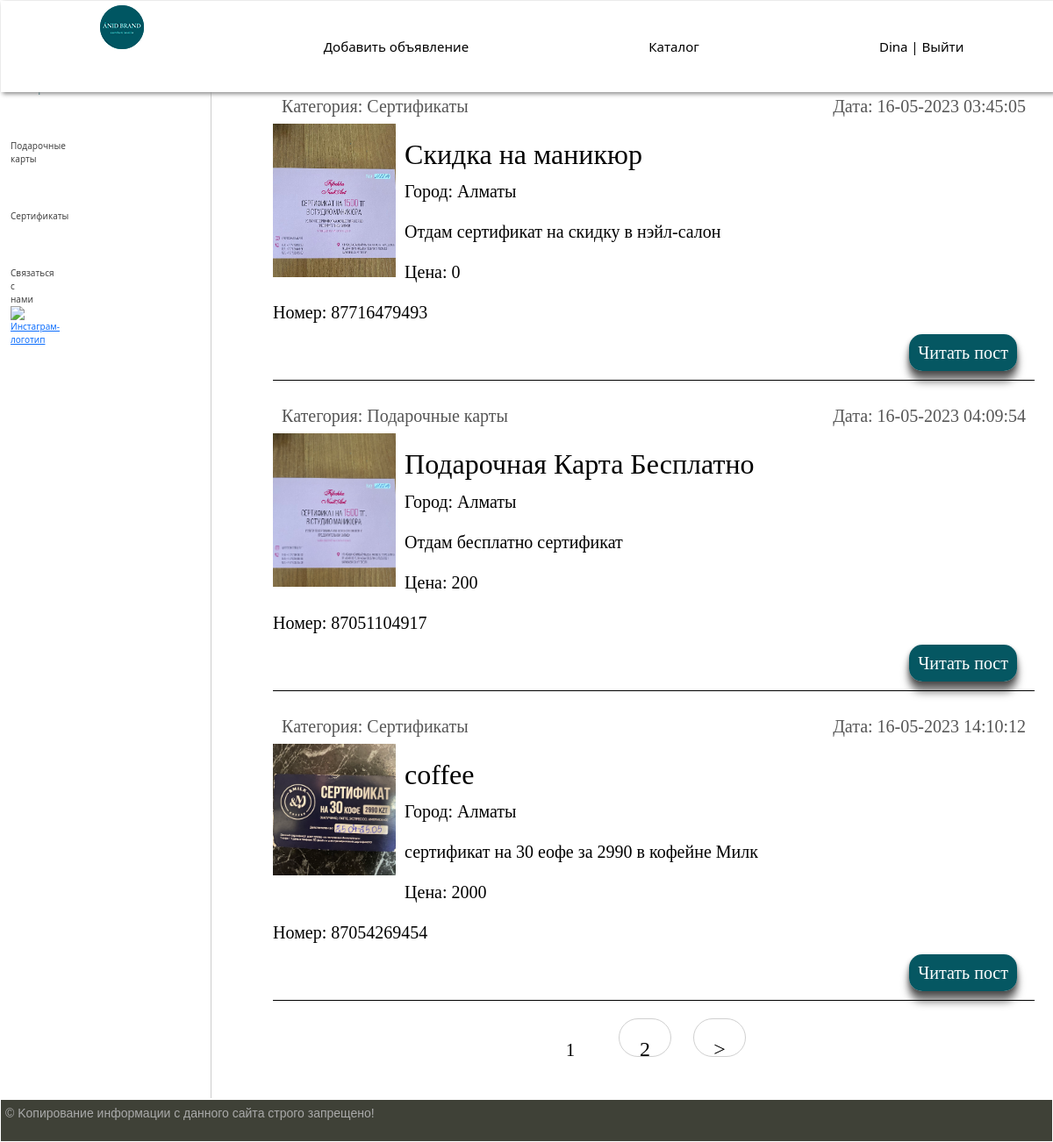
The app's page / (signed in) with its own data.
### women/models.py (models this page shows, shortened)
class Category(models.Model):
    name = models.CharField(max_length=100, db_index=True, verbose_name='Категория')
    slug = models.SlugField(max_length=255, unique=True, db_index=True, verbose_name="URL")
    def __str__(self):
        return self.name
    def get_absolute_url(self):
        return reverse('category', kwargs={'cat_slug': self.slug})
    class Meta:
        verbose_name = 'Категория'
        verbose_name_plural = 'Категории'
        ordering = ['id']

class Women(models.Model):
    title = models.CharField(max_length=255, verbose_name='Название')
    slug = models.SlugField(max_length=255, unique=True, db_index=True, verbose_name="URL")
    content = models.TextField(blank=True, verbose_name='Содержание')
    city = models.TextField(blank=True, verbose_name='Ваш город')
    phone = models.IntegerField(blank=True, verbose_name='Телефон')
    price = models.IntegerField(blank=True, verbose_name='Ваша цена')
    photo = models.ImageField(upload_to="photos/%Y/%m/%d/", verbose_name='Фото')
    time_create = models.DateTimeField(auto_now_add=True, verbose_name='Время создания')
    time_update = models.DateTimeField(auto_now=True, verbose_name='Время изменения')
    is_published = models.BooleanField(default=True, verbose_name='Публикация')
    cat = models.ForeignKey('Category', on_delete=models.PROTECT, verbose_name='Категории')
    def get_absolute_url(self):
        return reverse('post', kwargs={'post_slug': self.slug})
    class Meta:
        verbose_name = 'Все категории'
        verbose_name_plural = 'Все категории'
        ordering = ['time_create', 'title']

### women/views.py (the view)
# urls.py: path('', WomenHome.as_view(), name='home'),
class WomenHome(DataMixin, ListView):
    model = Women
    template_name = 'women/index.html'
    context_object_name = 'posts'
    def get_context_data(self, *, object_list=None, **kwargs):
        context = super().get_context_data(**kwargs)
        c_def = self.get_user_context(title="Главная страница")
        return dict(list(context.items()) + list(c_def.items()))
    def get_queryset(self):
        return Women.objects.filter(is_published=True)

### women/utils.py (called while the page is built)
    def get_user_context(self, **kwargs):
        context = kwargs
        cats = Category.objects.annotate(Count('women'))
        context['menu'] = menu
        context['cats'] = cats
        if 'cat_selected' not in context:
            context['cat_selected'] = 0
        return context

### women/templates/women/index.html (shortened to what this page needs)
{% extends 'women/base.html' %}
{% block content %}
<ul class="list-articles">
	{% for p in posts %}
			<li><div class="article-panel">
    <p class="first">Категория: {{ p.cat }}</p>
    <p class="last">Дата: {{ p.time_update|date:"d-m-Y H:i:s" }}</p>
</div>
                {% if p.photo %}
    <p><img class="img-article-left thumb" src="{{ p.photo.url }}"></p>
{% endif %}
                <h2>{{p.title}}</h2>
	{% autoescape on %}
    <p>Город: {{ p.city }}</p>
	{{p.content|linebreaks|truncatewords:50}}
    <p>Цена: {{ p.price }}</p>
    <p>Номер: {{ p.phone }}</p>
	{% endautoescape %}
			<p class="link-read-post"><a href="{{ p.get_absolute_url }}">Читать пост</a></p>
			</li>
	{% endfor %}
</ul>
{% endblock %}

### women/templates/women/base.html (shortened to what this page needs)
{% load static %}
{% load women_tags %}
<!DOCTYPE html>
<html>
<head>
	<link type="text/css" href="{% static 'women/css/styles.css' %}" rel="stylesheet" />
    <link rel="stylesheet" href="https://cdn.jsdelivr.net/npm/bootstrap@5.2.3/dist/css/bootstrap.min.css">
</head>
<body>
<table class="table-page" border-width=0 padding="0" border-pacing="0">
<tr><td vertical-align=top>
{% block mainmenu %}
		<div class="header">
			<ul id="mainmenu" class="mainmenu">
			<li class="logo"><a href="{% url 'home' %}"><div class="logo"></div></a></li>
            {% for m in menu %}
            {% if m.url_name != 'about' %}
            <li><a href="{% url m.url_name %}">{{m.title}}</a></li>
            {% endif %}
            {% endfor %}
                {% if request.user.is_authenticated %}
                <li class="last"> {{ user.username }} | <a href="{% url 'logout' %}">Выйти</a></li>
                {% else %}
                <li class="last"><a href="{% url 'register' %}">Регистрация</a> | <a href="{% url 'login' %}">Войти</a></li>
                {% endif %}
			</ul>
		</div>
{% endblock mainmenu %}
<table class="table-content" border-width=0 padding="0" border-pacing="0">
<tr>
<td vertical-align="top" class="left-chapters">
	<ul id="leftchapters">
{% if cat_selected == 0 %}
        <li class="selected">Все категории</li>
{% else %}
        <li><a href="{% url 'home' %}">Все категории</a></li>
{% endif %}
{% for c in cats %}
{% if c.women__count > 0 %}
    {% if c.pk == cat_selected %}
        <li class="selected">{{ c.name }}</li>
    {% else %}
        <li><a href="{{ c.get_absolute_url }}">{{ c.name }}</a></li>
    {% endif %}
{% endif %}
{% endfor %}
		<li class="share">
		<li><a href="https://www.instagram.com/dssv_di/">Связаться с нами</a></li>
        <a class="share-yt" href="https://www.instagram.com/dssv_di/">
            <img src="{% static 'women/images/share_yt.png' %}" width="80px" height="50" alt="Инстаграм-логотип">
        </a>
        </li>
	</ul>
</td>
<td vertical-align="top" class="content">
	<div class="content-text">
{% block content %}
{% endblock %}
{% if page_obj.has_other_pages %}
<nav class="list-pages">
    <ul>
        {% for p in paginator.page_range %}
        {% if page_obj.number == p %}
        <li class="page-num page-num-selected">{{ p }}</li>
        {% elif p >= page_obj.number|add:-2 and p <= page_obj.number|add:2 %}
        <li class="page-num">
            <a href="?page={{ p }}">{{ p }}</a>
        </li>
        {% endif %}
        {% endfor %}
{% if page_obj.has_next %}
<li class="page-num">
    <a href="?page={{ page_obj.next_page_number }}">&gt;</a>
</li>
{% endif %}
    </ul>
</nav>
{% endif %}
	</div>
</td></tr></table>
</td></tr>
<tr><td verticalalign=top>
	<div id="footer">
		<p>&copy; Kопирование информации с данного сайта строго запрещено!</p>
	</div>
</td></tr></table>
</body>
</html>

### women/static/women/css/styles.css (style rules this page uses)
html, body { font-family: 'Arial'; margin: 0; padding: 0; height: 100%; width: 100%; color: #444; }
a { color: #055762; text-decoration: none; }
img { max-width: 600px; height: auto; }
img.img-article-left { max-width: 300px; height: auto; float: left; padding: 0 10px 10px 0; }
img.img-article-left.thumb { max-width: 150px; height: auto; }
p.link-read-post { text-align: right; }
p.link-read-post a { margin-right: 20px; padding: 10px; min-width: 100px; background: #055762; color: #fff; text-decoration: none; border-radius: 15px; box-shadow: 0 12px 10px rgba(0, 0, 0, 0.5), 0 5px 7px rgba(0, 0, 0, 0.3), 0 2px 4px rgba(0, 0, 0, 0.2); }
div.article-panel { padding: 5px 10px 5px 10px; box-sizing: border-box; overflow: hidden; color: #555; }
div.article-panel p.first { margin: 0; float: left; }
div.article-panel p.last { margin: 0; float: right; }
ul.list-articles { list-style: none; margin: 0; padding: 0; }
ul.list-articles li { margin-top: 20px; border-bottom: 1px solid black; }
.table-page { width: 100%; height: 100%; vertical-align: top; }
.table-page tr { height: 100%; }
.header { background: #ffffff; box-shadow: 2px 2px 5px #888888; position: fixed; height: 8%; width: 100%; z-index: 1; }
.logo { background: url('../images/logo-50.png') no-repeat 10px 5px; width: 60px; height: 100%; }
ul.mainmenu { list-style: none; margin: 0; padding: 0; height: 100%; color: #000000; font-size: 15px; overflow: hidden; display: flex; justify-content: space-around; align-items: center; }
ul.mainmenu li { float: left; }
ul.mainmenu li.logo { margin: 0; }
ul.mainmenu li.last { float: right; }
ul.mainmenu li a { color: #000000; text-decoration: none; text-align: center; }
.table-content { width: 100%; min-height: 100%; height: 100%; }
.left-chapters { margin: 0; background: #ffffff; border-right: 1px solid #ccc; min-height: 100%; }
@media only screen and (max-width: 1200px) { .left-chapters { width: calc(20%); } }
.left-chapters ul { margin-top: 50px; width: 20%; min-height: 100%; padding: 10px 10px 10px 10px; list-style: none; font-size: 10px; }
.left-chapters ul li { margin: 30px 0 0 0; color: #999; margin-top: 50px; }
.left-chapters ul li.selected { color: #055762; margin-top: 50px; }
.left-chapters ul li a { color: #444; text-decoration: none; }
.left-chapters ul li.share { margin: 20px 0 0 0; }
.content { padding: 40px 20px 20px 40px; width: 100%; box-sizing: border-box; }
.content-text { margin: 60px 0 0 30px; color: #000; font-size: 20px; font-family: Yandex Sans Display Light; }
#footer { box-sizing: border-box; background: #3F4137; padding: 5px; color: #aaa; font-size: 14px; font-family: Verdana, Geneva, Arial, Helvetica; text-align: left; overflow: hidden; }
.list-pages { text-align: center; margin: 0 0 20px 0; }
.list-pages ul { margin: 20px 0 0 0; padding: 0; list-style: none; }
.list-pages ul li { display: inline-block; margin: 0 20px 0 0; }
.list-pages a { color: #000; font-size: 24px; text-decoration: none; }
.list-pages .page-num, .page-num-selected { display: inline-block; width: 60px; height: 44px; padding: 16px 0 0 0; border: 1px solid #d0d0d0; border-radius: 30px; }
.list-pages .page-num-selected { border: none; color: #000; font-size: 20px; }

### records on screen
Category: name "Подарочные карты"
Category: name "Сертификаты"
Women: cat "Сертификаты", time_update "16-05-2023 03:45:05", photo (picture), title "Скидка на маникюр", city "Алматы", content "Отдам сертификат на скидку в нэйл-салон", price "0", phone "87716479493"
Women: cat "Подарочные карты", time_update "16-05-2023 04:09:54", photo (picture), title "Подарочная Карта Бесплатно", city "Алматы", content "Отдам бесплатно сертификат", price "200", phone "87051104917"
Women: cat "Сертификаты", time_update "16-05-2023 14:10:12", photo (picture), title "coffee", city "Алматы", content "сертификат на 30 еофе за 2990 в кофейне Милк", price "2000", phone "87054269454"

### other values on screen
{{ m.title }} "Добавить объявление" "Каталог"
{{ user.username }} "Dina"
{{ p }} "1"
{{ p }} "2"
